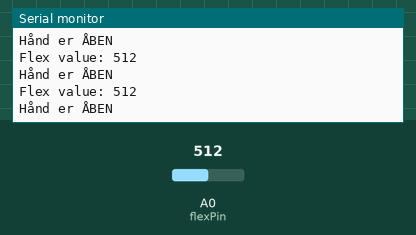
Recording of a sketch running on a simulated Arduino Uno, built with avr-gcc and run on an emulated ATmega328P. Shown: the last lines printed to the serial monitor. The test bench sets the inputs (shaded band); at power-on: A0 (flexPin) = 512.

Above: at 1.2 s.
1.3 s: A0 (flexPin) set to 240
At 1.57 s:
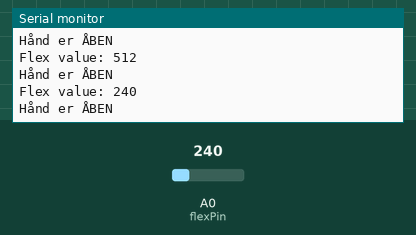
2.8 s: A0 (flexPin) set to 215
At 2.97 s:
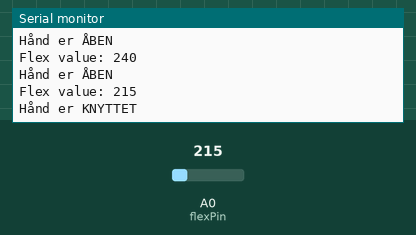
Timing chart, 0 to 5.8 s (numbered marks = the images above; inputs shaded):
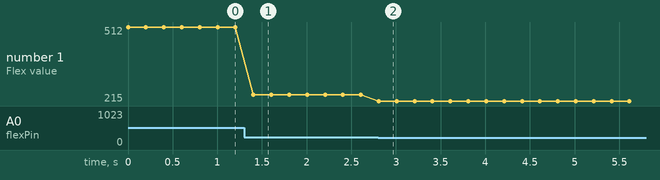

Measured:
- the behaviour switches between 225 and 224 on A0 (flexPin) (found by bisection; images 1 and 2)
- after the input at 1.3 s, the serial monitor: prints a new line after 0.10 s (image 1)
- after the input at 2.8 s, the serial monitor: prints a new line at once (image 2)
- plotted number 1: 512 → 240 after the input at 1.3 s, 240 → 215 after the input at 2.8 s

The sketch:

flex_sensor.ino
```cpp
// testkode til at måle knyttet hånd m. flex sensor
const int flexPin = A0;   // Flex sensor på analog pin A0
int flexValue = 0;

int threshold = 225;      // Juster  efter målinger

void setup() {
  Serial.begin(9600);
}

void loop() {
  flexValue = analogRead(flexPin);

  Serial.print("Flex value: ");
  Serial.println(flexValue);

  if (flexValue < threshold) {
    Serial.println("Hånd er KNYTTET");
  } else {
    Serial.println("Hånd er ÅBEN");
  }

  delay(200);
}
```
